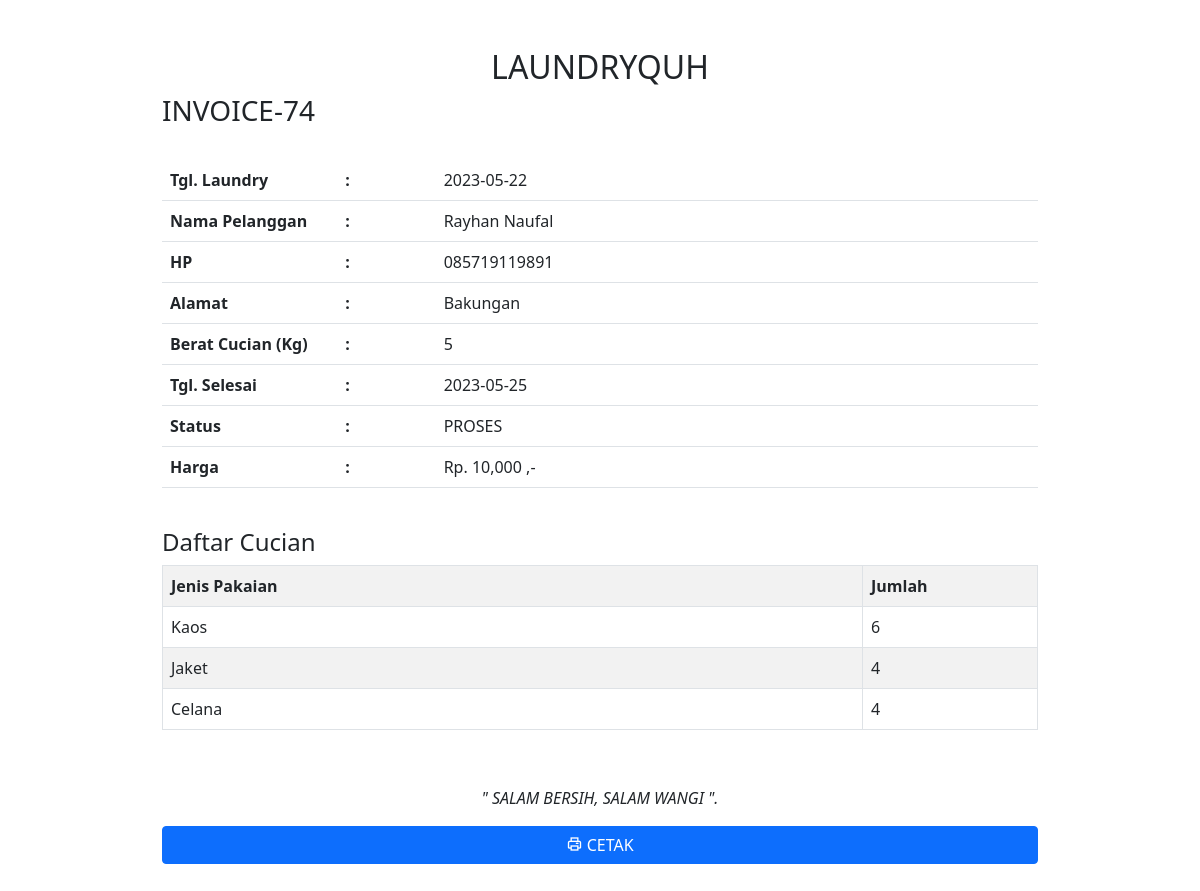
The page /backend/invoice.php?id=74 (signed in) on the database its author committed.
### tables this page shows
CREATE TABLE `transaksi` (
  `transaksi_id` int(11) NOT NULL,
  `transaksi_tgl` date NOT NULL,
  `transaksi_pelanggan` int(11) NOT NULL,
  `transaksi_harga` int(11) NOT NULL,
  `transaksi_berat` int(11) NOT NULL,
  `transaksi_tgl_selesai` date NOT NULL,
  `transaksi_status` int(11) NOT NULL
);

CREATE TABLE `pelanggan` (
  `pelanggan_id` int(11) NOT NULL,
  `pelanggan_nama` varchar(255) NOT NULL,
  `pelanggan_hp` varchar(20) NOT NULL,
  `pelanggan_alamat` text NOT NULL
);

CREATE TABLE `pakaian` (
  `pakaian_id` int(11) NOT NULL,
  `pakaian_transaksi` int(11) NOT NULL,
  `pakaian_jenis` varchar(255) NOT NULL,
  `pakaian_jumlah` int(11) NOT NULL
);

### backend/invoice.php (the view, shortened to what this page needs)
<!DOCTYPE html>
<html>
<head>
    <link href="https://cdn.jsdelivr.net/npm/bootstrap@5.0.2/dist/css/bootstrap.min.css" rel="stylesheet">
    <link href='https://unpkg.com/boxicons@2.1.2/css/boxicons.min.css' rel='stylesheet'>
</head>
<body>
    <?php
        include "koneksi.php";
    ?>
    <br><br>
    <div class="container col-md-9">
    <?php
        $id = $_GET['id'];
        $transaksi = mysqli_query($con,"select * from transaksi,pelanggan where transaksi_id='$id' and transaksi_pelanggan=pelanggan_id");
        while($t=mysqli_fetch_array($transaksi)){
            ?>
            <center><h2>LAUNDRYQUH</h2></center>
            <h3>INVOICE-<?php echo $t['transaksi_id']; ?></h3>
            <br/>
            <table class="table">
                <tr>
                    <th width="20%">Tgl. Laundry</th>
                    <th>:</th>
                    <td><?php echo $t['transaksi_tgl']; ?></td>
                </tr>
                <tr>
                    <th>Nama Pelanggan</th>
                    <th>:</th>
                    <td><?php echo $t['pelanggan_nama']; ?></td>
                </tr>
                <tr>
                    <th>HP</th>
                    <th >:</th>
                    <td><?php echo $t['pelanggan_hp']; ?></td>
                </tr>
                <tr>
                <th>Alamat</th>
                    <th>:</th>
                    <td><?php echo $t['pelanggan_alamat']; ?></td>
                </tr>
                <tr>
                    <th>Berat Cucian (Kg)</th>
                    <th>:</th>
                    <td><?php echo $t['transaksi_berat']; ?></td>
                </tr>
                <tr>
                    <th>Tgl. Selesai</th>
                    <th>:</th>
                    <td><?php echo $t['transaksi_tgl_selesai']; ?></td>
                </tr>
                <tr>
                    <th>Status</th>
                    <th>:</th>
                    <td>
                        <?php
                        if($t['transaksi_status']=="0"){
                            echo "<div class='label label-warning'>PROSES</div>";
                        }else if($t['transaksi_status']=="1"){
                            echo "<div class='label label-info'>DI CUCI</div>";
                        }else if($t['transaksi_status']=="2"){
                            echo "<div class='label label-success'>SELESAI</div>";
                        }
                        ?>
                    </td>
                </tr>
                <tr>
                    <th>Harga</th>
                    <th>:</th>
                    <td><?php echo "Rp. ".number_format($t['transaksi_harga'])." ,-"; ?></td>
                </tr>
            </table>
            <br/>
            <h4>Daftar Cucian</h4>
            <table class="table table-bordered table-striped">
                <tr>
                    <th>Jenis Pakaian</th>
                    <th width="20%">Jumlah</th>
                </tr>
                <?php
                $id = $t['transaksi_id'];
                $pakaian = mysqli_query($con,"select * from pakaian where pakaian_transaksi='$id'");
                while($p=mysqli_fetch_array($pakaian)){
                    ?>
                    <tr>
                        <td><?php echo $p['pakaian_jenis']; ?></td>
                        <td width="5%"><?php echo $p['pakaian_jumlah']; ?></td>
                    </tr>
                    <?php } ?>
                </table>
                <br/>
                <p><center><i>" SALAM BERSIH, SALAM WANGI ".</i></center></p>
            <a href="invoice.php?print=true&&id=<?php echo $id; ?>" target="_blank" class="btn btn-primary pull-right"><i class='bx bx-printer'> </i> CETAK</a>
                <?php
            }
            ?>
        </div>
        <br>
        <br>
    </body>
    </html>

### backend/invoice.php (style rules this page uses)
.container { position: relative; display: flex; flex-direction: column; }

### rows shown on the page
transaksi: transaksi_id "74", transaksi_tgl "2023-05-22", pelanggan.pelanggan_nama "Rayhan Naufal", pelanggan.pelanggan_hp "085719119891", pelanggan.pelanggan_alamat "Bakungan", transaksi_berat "5", transaksi_tgl_selesai "2023-05-25", transaksi_status "PROSES", transaksi_harga "10,000"
pakaian: pakaian_jenis "Kaos", pakaian_jumlah "6"
pakaian: pakaian_jenis "Jaket", pakaian_jumlah "4"
pakaian: pakaian_jenis "Celana", pakaian_jumlah "4"
